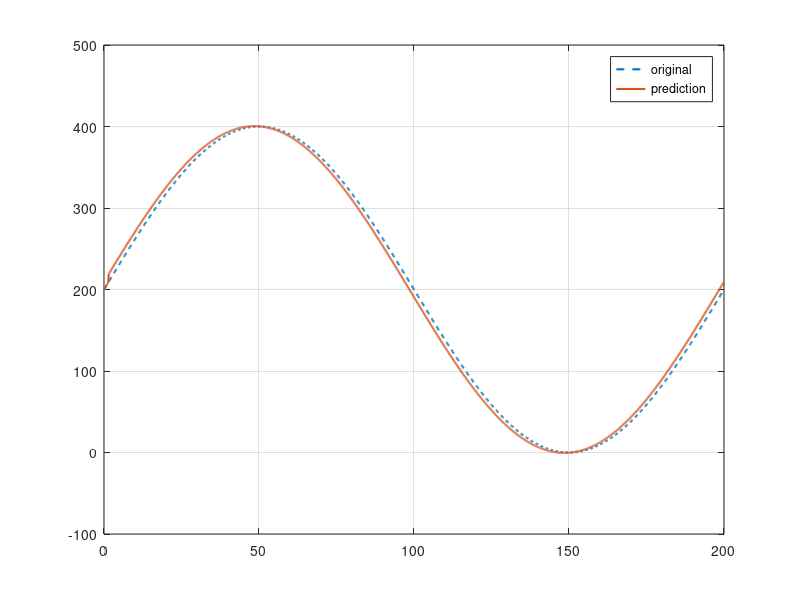

This figure's MATLAB source:
clear

period=200;
shift=200;
mod=200;
w=@(x)sin(x/(period/(2*pi)))*mod+shift;

x=linspace(0,period,period*10);
y=w(x);
ypred=[];

window=15;

for i=1:length(y)
    if(i>window)
        ypred(i)=mean(diff(y((i-window):i)))*window+y(i);
    else
        ypred(i)=y(i);
    end
end

figure
hold on
plot(x,w(x),"LineWidth",1.5,"LineStyle","--");
plot(x,ypred,"LineWidth",1.5);
grid on;
box on
legend("original","prediction")